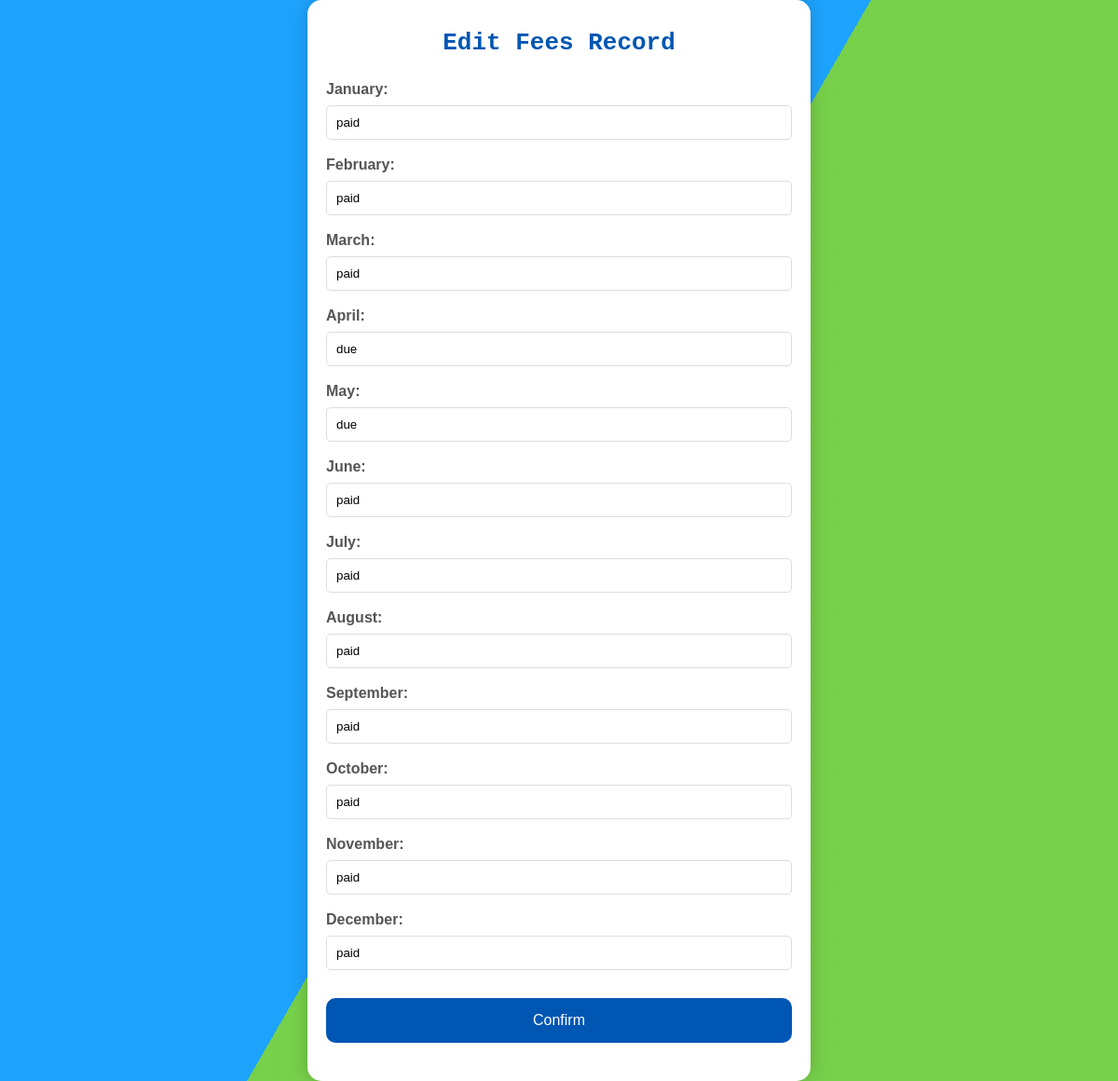
/edit-fees-record/1 (signed in), run on the app's committed database.
### fees/models.py (models this page shows)
class StudentDetail(models.Model):
    name= models.CharField(max_length=100,null=True)
    guardianName= models.CharField(max_length=100,null=True)
    studentId= models.CharField(max_length=100,null=True)
    std= models.PositiveSmallIntegerField(null=True)
    amount= models.BigIntegerField(null=True)
    admissionDate= models.DateField(auto_now_add=True,null=True)
    jan= models.CharField(max_length=100,null=True)
    feb= models.CharField(max_length=100,null=True)
    mar= models.CharField(max_length=100,null=True)
    april= models.CharField(max_length=100,null=True)
    may= models.CharField(max_length=100,null=True)
    june= models.CharField(max_length=100,null=True)
    july= models.CharField(max_length=100,null=True)
    aug= models.CharField(max_length=100,null=True)
    sept= models.CharField(max_length=100,null=True)
    oct= models.CharField(max_length=100,null=True)
    nov= models.CharField(max_length=100,null=True)
    dec= models.CharField(max_length=100,null=True)
    class Meta:
        db_table="StudentDetail"

### fees/views.py (the view)
# urls.py: path('edit-fees-record/<int:id>', views.edit_fees_record),
def edit_fees_record(request,id):
    if not request.user.is_authenticated:
        return redirect('../adm-login')
    e=StudentDetail.objects.get(id=id)
    return render(request,'edit_fees_record.html',{'e':e})

### templates/edit_fees_record.html (shortened to what this page needs)
{% load static %}
<html>
<head>
	<link rel="stylesheet" href="{% static 'style.css' %}">
    <link rel="stylesheet" href="{% static 'slide_bg.css' %}">
</head>
<body>
	<div class="main">
        <div class="bg"></div>
		<div class="bg bg2"></div>
		<div class="bg bg3"></div>
        <h1>Edit Fees Record</h1>
		<form action="../edcode-fees-record/{{e.id}}">
			<label for="a7">January:</label>
			<input type="text"
            				name="a7"
                            value="{{e.jan}}">
            <label for="a8">February:</label>
			<input type="text"
            				name="a8"
                            value="{{e.feb}}">
            <label for="a9">March:</label>
			<input type="text"
            				name="a9"
                            value="{{e.mar}}">
            <label for="a10">April:</label>
			<input type="text"
            				name="a10"
                            value="{{e.april}}">
            <label for="a11">May:</label>
			<input type="text"
            				name="a11"
                            value="{{e.may}}">
            <label for="a12">June:</label>
			<input type="text"
            				name="a12"
                            value="{{e.june}}">
            <label for="a13">July:</label>
			<input type="text"
            				name="a13"
                            value="{{e.july}}">
            <label for="a14">August:</label>
			<input type="text"
            				name="a14"
                            value="{{e.aug}}">
            <label for="a15">September:</label>
			<input type="text"
            				name="a15"
                            value="{{e.sept}}">
            <label for="a16">October:</label>
			<input type="text"
            				name="a16"
                            value="{{e.oct}}">
            <label for="a17">November:</label>
			<input type="text"
            				name="a17"
                            value="{{e.nov}}">
            <label for="a18">December:</label>
			<input type="text"
            				name="a18"
                            value="{{e.dec}}">
                <form >
                    <button class="button" onclick="home3()">Confirm</button>
                </div>
</body>
</html>

### static/style.css (style rules this page uses)
body { display: flex; align-items: center; justify-content: center; font-family: sans-serif; line-height: 1.5; min-height: 100vh; background: #f3f3f3; flex-direction: column; margin: 0; }
.main { background-color: #fff; border-radius: 15px; box-shadow: 0 0 20px rgba(0, 0, 0, 0.2); padding: 10px 20px; transition: transform 0.2s; width: 500px; text-align: center; }
h1 { color: #0056b3; }
label { display: block; width: 100%; margin-top: 10px; margin-bottom: 5px; text-align: left; color: #555; font-weight: bold; }
input { display: block; width: 100%; margin-bottom: 15px; padding: 10px; box-sizing: border-box; border: 1px solid #ddd; border-radius: 5px; }
button { padding: 15px; border-radius: 10px; margin-top: 15px; margin-bottom: 15px; border: none; color: white; cursor: pointer; background-color: #0056b3; width: 100%; font-size: 16px; }

### static/slide_bg.css (style rules this page uses)
html { height:100%; }
body { margin:0; }
.bg { animation:slide 3s ease-in-out infinite alternate; background-image: linear-gradient(-60deg, #6c3 50%, #09f 50%); bottom:0; left:-50%; opacity:.5; position:fixed; right:-50%; top:0; z-index:-1; }
.bg2 { animation-direction:alternate-reverse; animation-duration:4s; }
.bg3 { animation-duration:5s; }
h1 { font-family:monospace; }

### data on the page
StudentDetail: a7 "paid", a8 "paid", a9 "paid", a10 "due", a11 "due", a12 "paid", a13 "paid", a14 "paid", a15 "paid", a16 "paid", a17 "paid", a18 "paid"
